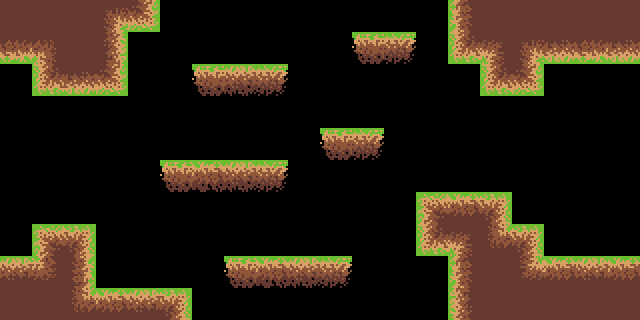

Below is a game level as drawn by its tile map, then a one-line description and the .tmx file that defines it, in full:
An orthogonal 20x10 tile map with 32x32 px tiles, 1 tile layer (Tile Layer 1) and 18 objects.

<map version="1.0" orientation="orthogonal" renderorder="right-up" width="20" height="10" tilewidth="32" tileheight="32" nextobjectid="41">
 <tileset firstgid="1" name="ground" tilewidth="32" tileheight="32" tilecount="70" columns="10">
  <image source="../../Tilemaps/ground_sprites_large.png" width="320" height="224" />
 </tileset>
 <layer name="Tile Layer 1" width="20" height="10">
  <data encoding="csv">
61,1,1,11,12,0,0,0,0,0,0,0,0,0,40,70,70,1,70,70,
3,20,1,31,0,0,0,0,0,0,0,33,38,0,19,9,11,8,5,6,
0,19,6,12,0,0,33,37,38,0,0,0,0,0,0,19,12,0,0,0,
0,0,0,0,0,0,0,0,0,0,0,0,0,0,0,0,0,0,0,0,
0,0,0,0,0,0,0,0,0,0,33,38,0,0,0,0,0,0,0,0,
0,0,0,0,0,33,34,37,38,0,0,0,0,0,0,0,0,0,0,0,
0,0,0,0,0,0,0,0,0,0,0,0,0,59,66,52,0,0,0,0,
0,59,52,0,0,0,0,0,0,0,0,0,0,19,9,51,52,0,0,0,
63,69,41,0,0,0,0,33,34,37,38,0,0,0,40,70,62,64,63,64,
1,61,51,68,63,52,0,0,0,0,0,0,0,0,50,61,61,1,70,70
</data>
 </layer>
 <objectgroup name="Colliders">
  <object id="4" x="192" y="64" width="96" height="32" />
  <object id="5" x="160" y="160" width="128" height="32" />
  <object id="8" x="320" y="128" width="64" height="32" />
  <object id="10" x="0" y="256" width="32" height="64" />
  <object id="11" x="32" y="224" width="64" height="96" />
  <object id="13" x="0" y="0" width="32" height="64" />
  <object id="14" x="32" y="0" width="96" height="96" />
  <object id="16" x="128" y="0" width="32" height="32" />
  <object id="30" x="224" y="256" width="128" height="32" />
  <object id="32" x="416" y="192" width="32" height="64" />
  <object id="33" x="448" y="192" width="64" height="128" />
  <object id="34" x="512" y="224" width="32" height="96" />
  <object id="35" x="544" y="256" width="96" height="64" />
  <object id="36" x="448" y="0" width="32" height="64" />
  <object id="37" x="480" y="64" width="64" height="32" />
  <object id="38" x="480" y="0" width="160" height="64" />
  <object id="39" x="352" y="32" width="64" height="32" />
  <object id="40" x="96" y="288" width="96" height="32" />
 </objectgroup>
</map>
